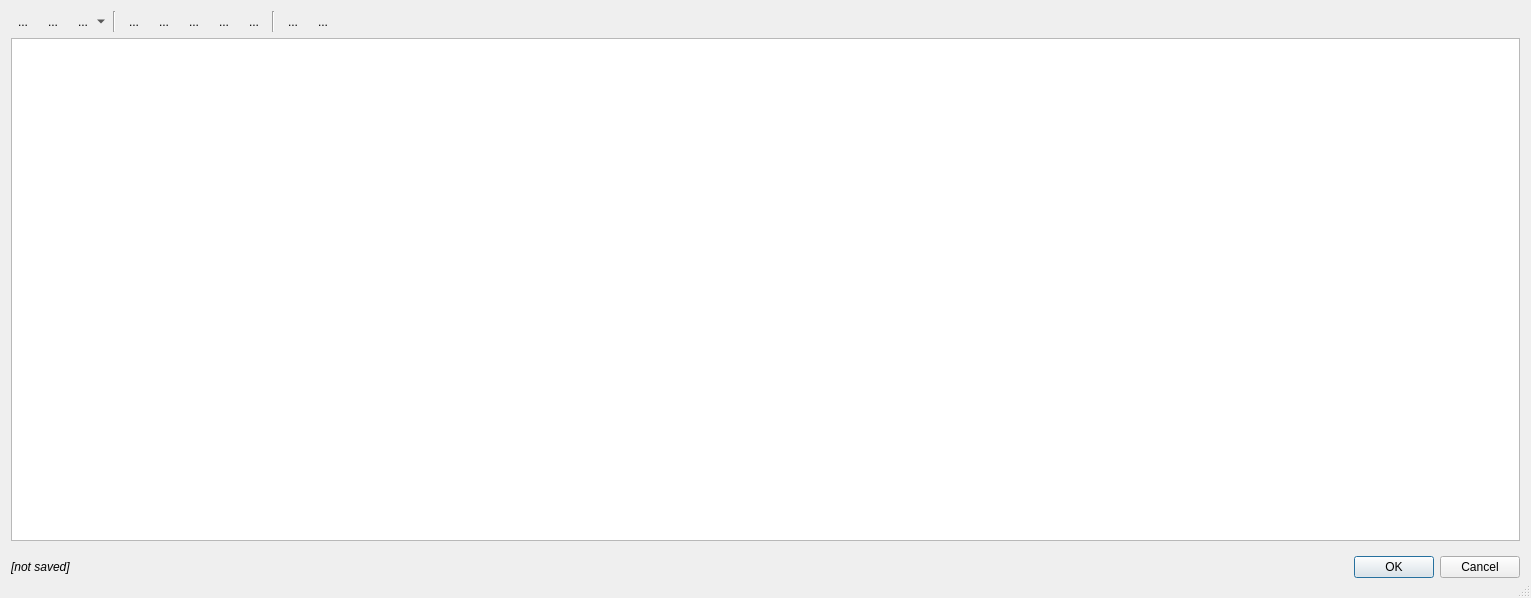
<?xml version="1.0" encoding="UTF-8"?>
<ui version="4.0">
 <class>Dialog</class>
 <widget class="QDialog" name="Dialog">
  <property name="geometry">
   <rect>
    <x>0</x>
    <y>0</y>
    <width>1531</width>
    <height>598</height>
   </rect>
  </property>
  <property name="windowTitle">
   <string>Dialog</string>
  </property>
  <property name="sizeGripEnabled">
   <bool>true</bool>
  </property>
  <layout class="QVBoxLayout" name="verticalLayout_4">
   <item>
    <widget class="QWidget" name="wToolBar" native="true">
     <property name="sizePolicy">
      <sizepolicy hsizetype="Preferred" vsizetype="Maximum">
       <horstretch>0</horstretch>
       <verstretch>0</verstretch>
      </sizepolicy>
     </property>
     <property name="minimumSize">
      <size>
       <width>0</width>
       <height>0</height>
      </size>
     </property>
     <layout class="QHBoxLayout" name="horizontalLayout_4">
      <property name="leftMargin">
       <number>0</number>
      </property>
      <property name="topMargin">
       <number>0</number>
      </property>
      <property name="rightMargin">
       <number>0</number>
      </property>
      <property name="bottomMargin">
       <number>0</number>
      </property>
      <item>
       <widget class="QToolButton" name="tbNewFormulaDefinition">
        <property name="toolTip">
         <string>New rename formula</string>
        </property>
        <property name="text">
         <string>...</string>
        </property>
        <property name="icon">
         <iconset resource="../../pktk/resources/svg/dark_icons.qrc">
          <normaloff>:/pktk/images/normal/file_new</normaloff>:/pktk/images/normal/file_new</iconset>
        </property>
        <property name="iconSize">
         <size>
          <width>24</width>
          <height>24</height>
         </size>
        </property>
        <property name="autoRaise">
         <bool>true</bool>
        </property>
       </widget>
      </item>
      <item>
       <widget class="QToolButton" name="tbOpenFormulaDefinition">
        <property name="toolTip">
         <string>Open a rename formula</string>
        </property>
        <property name="text">
         <string>...</string>
        </property>
        <property name="icon">
         <iconset resource="../../pktk/resources/svg/dark_icons.qrc">
          <normaloff>:/pktk/images/normal/folder_open</normaloff>:/pktk/images/normal/folder_open</iconset>
        </property>
        <property name="iconSize">
         <size>
          <width>24</width>
          <height>24</height>
         </size>
        </property>
        <property name="autoRaise">
         <bool>true</bool>
        </property>
       </widget>
      </item>
      <item>
       <widget class="QToolButton" name="tbSaveFormulaDefinition">
        <property name="sizePolicy">
         <sizepolicy hsizetype="Minimum" vsizetype="Fixed">
          <horstretch>0</horstretch>
          <verstretch>0</verstretch>
         </sizepolicy>
        </property>
        <property name="toolTip">
         <string>Save rename formula</string>
        </property>
        <property name="text">
         <string>...</string>
        </property>
        <property name="icon">
         <iconset resource="../../pktk/resources/svg/dark_icons.qrc">
          <normaloff>:/pktk/images/normal/file_save</normaloff>:/pktk/images/normal/file_save</iconset>
        </property>
        <property name="iconSize">
         <size>
          <width>24</width>
          <height>24</height>
         </size>
        </property>
        <property name="popupMode">
         <enum>QToolButton::MenuButtonPopup</enum>
        </property>
        <property name="autoRaise">
         <bool>true</bool>
        </property>
       </widget>
      </item>
      <item>
       <widget class="Line" name="line">
        <property name="orientation">
         <enum>Qt::Vertical</enum>
        </property>
       </widget>
      </item>
      <item>
       <widget class="QToolButton" name="tbAddFunction">
        <property name="toolTip">
         <string>Add a function</string>
        </property>
        <property name="text">
         <string>...</string>
        </property>
        <property name="icon">
         <iconset resource="../../pktk/resources/svg/dark_icons.qrc">
          <normaloff>:/pktk/images/normal/text_function</normaloff>
          <disabledon>:/pktk/images/disabled/text_function</disabledon>:/pktk/images/normal/text_function</iconset>
        </property>
        <property name="iconSize">
         <size>
          <width>24</width>
          <height>24</height>
         </size>
        </property>
        <property name="autoRaise">
         <bool>true</bool>
        </property>
       </widget>
      </item>
      <item>
       <widget class="QToolButton" name="tbAddKeyword">
        <property name="toolTip">
         <string>Add a keyword</string>
        </property>
        <property name="text">
         <string>...</string>
        </property>
        <property name="icon">
         <iconset resource="../../pktk/resources/svg/dark_icons.qrc">
          <normaloff>:/pktk/images/normal/text_keyword</normaloff>
          <disabledon>:/pktk/images/disabled/text_keyword</disabledon>:/pktk/images/normal/text_keyword</iconset>
        </property>
        <property name="iconSize">
         <size>
          <width>24</width>
          <height>24</height>
         </size>
        </property>
        <property name="autoRaise">
         <bool>true</bool>
        </property>
       </widget>
      </item>
      <item>
       <widget class="QToolButton" name="tbAddText">
        <property name="toolTip">
         <string>Add free text value</string>
        </property>
        <property name="text">
         <string>...</string>
        </property>
        <property name="icon">
         <iconset resource="../../pktk/resources/svg/dark_icons.qrc">
          <normaloff>:/pktk/images/normal/text_t</normaloff>
          <disabledon>:/pktk/images/disabled/text_t</disabledon>:/pktk/images/normal/text_t</iconset>
        </property>
        <property name="iconSize">
         <size>
          <width>24</width>
          <height>24</height>
         </size>
        </property>
        <property name="autoRaise">
         <bool>true</bool>
        </property>
       </widget>
      </item>
      <item>
       <widget class="QToolButton" name="tbAddStrConcatenate">
        <property name="toolTip">
         <string>Add a string concatenator</string>
        </property>
        <property name="text">
         <string>...</string>
        </property>
        <property name="icon">
         <iconset resource="../../pktk/resources/svg/dark_icons.qrc">
          <normaloff>:/pktk/images/normal/sign_plus</normaloff>
          <disabledon>:/pktk/images/disabled/sign_plus</disabledon>:/pktk/images/normal/sign_plus</iconset>
        </property>
        <property name="autoRaise">
         <bool>true</bool>
        </property>
       </widget>
      </item>
      <item>
       <widget class="QToolButton" name="tbDeleteItems">
        <property name="toolTip">
         <string>Delete selected items</string>
        </property>
        <property name="text">
         <string>...</string>
        </property>
        <property name="icon">
         <iconset resource="../../pktk/resources/svg/dark_icons.qrc">
          <normaloff>:/pktk/images/normal/delete</normaloff>
          <disabledoff>:/pktk/images/disabled/delete</disabledoff>
          <disabledon>:/pktk/images/disabled/delete</disabledon>:/pktk/images/normal/delete</iconset>
        </property>
        <property name="iconSize">
         <size>
          <width>24</width>
          <height>24</height>
         </size>
        </property>
        <property name="autoRaise">
         <bool>true</bool>
        </property>
       </widget>
      </item>
      <item>
       <widget class="Line" name="line_2">
        <property name="orientation">
         <enum>Qt::Vertical</enum>
        </property>
       </widget>
      </item>
      <item>
       <widget class="QToolButton" name="tbZoomToFit">
        <property name="toolTip">
         <string>Zoom to fit</string>
        </property>
        <property name="text">
         <string>...</string>
        </property>
        <property name="icon">
         <iconset resource="../../pktk/resources/svg/dark_icons.qrc">
          <normaloff>:/pktk/images/normal/zoom_fit2</normaloff>:/pktk/images/normal/zoom_fit2</iconset>
        </property>
        <property name="iconSize">
         <size>
          <width>24</width>
          <height>24</height>
         </size>
        </property>
        <property name="autoRaise">
         <bool>true</bool>
        </property>
       </widget>
      </item>
      <item>
       <widget class="QToolButton" name="tbZoom1_1">
        <property name="toolTip">
         <string>Zoom 1:1</string>
        </property>
        <property name="text">
         <string>...</string>
        </property>
        <property name="icon">
         <iconset resource="../../pktk/resources/svg/dark_icons.qrc">
          <normaloff>:/pktk/images/normal/zoom_1x1</normaloff>:/pktk/images/normal/zoom_1x1</iconset>
        </property>
        <property name="iconSize">
         <size>
          <width>24</width>
          <height>24</height>
         </size>
        </property>
        <property name="autoRaise">
         <bool>true</bool>
        </property>
       </widget>
      </item>
      <item>
       <spacer name="horizontalSpacer_3">
        <property name="orientation">
         <enum>Qt::Horizontal</enum>
        </property>
        <property name="sizeHint" stdset="0">
         <size>
          <width>40</width>
          <height>20</height>
         </size>
        </property>
       </spacer>
      </item>
     </layout>
    </widget>
   </item>
   <item>
    <widget class="WNodeEditorView" name="wneFormulaEditor">
     <property name="sizePolicy">
      <sizepolicy hsizetype="Expanding" vsizetype="Expanding">
       <horstretch>0</horstretch>
       <verstretch>0</verstretch>
      </sizepolicy>
     </property>
     <property name="minimumSize">
      <size>
       <width>0</width>
       <height>0</height>
      </size>
     </property>
     <property name="frameShape">
      <enum>QFrame::StyledPanel</enum>
     </property>
    </widget>
   </item>
   <item>
    <widget class="QWidget" name="widget" native="true">
     <property name="minimumSize">
      <size>
       <width>0</width>
       <height>40</height>
      </size>
     </property>
     <layout class="QHBoxLayout" name="horizontalLayout">
      <property name="leftMargin">
       <number>0</number>
      </property>
      <property name="topMargin">
       <number>0</number>
      </property>
      <property name="rightMargin">
       <number>0</number>
      </property>
      <property name="bottomMargin">
       <number>0</number>
      </property>
      <item>
       <widget class="QLabel" name="lblFileName">
        <property name="font">
         <font>
          <italic>true</italic>
         </font>
        </property>
        <property name="text">
         <string>[not saved]</string>
        </property>
       </widget>
      </item>
      <item>
       <spacer name="horizontalSpacer">
        <property name="orientation">
         <enum>Qt::Horizontal</enum>
        </property>
        <property name="sizeHint" stdset="0">
         <size>
          <width>40</width>
          <height>20</height>
         </size>
        </property>
       </spacer>
      </item>
      <item>
       <widget class="QDialogButtonBox" name="buttonBox">
        <property name="sizePolicy">
         <sizepolicy hsizetype="Maximum" vsizetype="Fixed">
          <horstretch>0</horstretch>
          <verstretch>0</verstretch>
         </sizepolicy>
        </property>
        <property name="orientation">
         <enum>Qt::Horizontal</enum>
        </property>
        <property name="standardButtons">
         <set>QDialogButtonBox::Cancel|QDialogButtonBox::Ok</set>
        </property>
       </widget>
      </item>
     </layout>
    </widget>
   </item>
  </layout>
 </widget>
 <customwidgets>
  <customwidget>
   <class>WNodeEditorView</class>
   <extends>QGraphicsView</extends>
   <header>bulicommander.pktk.widgets.wnodeeditor</header>
  </customwidget>
 </customwidgets>
 <resources>
  <include location="../../pktk/resources/svg/dark_icons.qrc"/>
 </resources>
 <connections/>
</ui>
